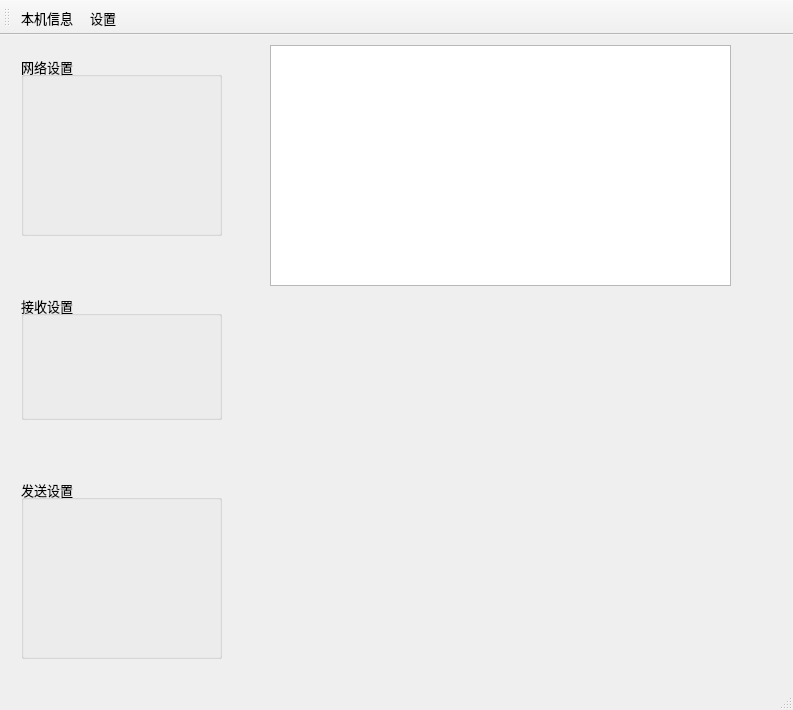
<?xml version="1.0" encoding="UTF-8"?>
<ui version="4.0">
 <class>MainWindow</class>
 <widget class="QMainWindow" name="MainWindow">
  <property name="geometry">
   <rect>
    <x>0</x>
    <y>0</y>
    <width>793</width>
    <height>710</height>
   </rect>
  </property>
  <property name="font">
   <font>
    <pointsize>10</pointsize>
   </font>
  </property>
  <property name="windowTitle">
   <string>MainWindow</string>
  </property>
  <widget class="QWidget" name="centralWidget">
   <widget class="ReceiveWidget" name="receive_area">
    <property name="geometry">
     <rect>
      <x>270</x>
      <y>10</y>
      <width>461</width>
      <height>241</height>
     </rect>
    </property>
   </widget>
   <widget class="QWidget" name="widget" native="true">
    <property name="geometry">
     <rect>
      <x>10</x>
      <y>10</y>
      <width>223</width>
      <height>625</height>
     </rect>
    </property>
    <property name="maximumSize">
     <size>
      <width>250</width>
      <height>16777215</height>
     </size>
    </property>
    <layout class="QVBoxLayout" name="verticalLayout">
     <item>
      <widget class="NetworkSettingsBox" name="network_settings">
       <property name="minimumSize">
        <size>
         <width>175</width>
         <height>180</height>
        </size>
       </property>
       <property name="title">
        <string>网络设置</string>
       </property>
      </widget>
     </item>
     <item>
      <spacer name="verticalSpacer">
       <property name="orientation">
        <enum>Qt::Orientation::Vertical</enum>
       </property>
       <property name="sizeHint" stdset="0">
        <size>
         <width>20</width>
         <height>31</height>
        </size>
       </property>
      </spacer>
     </item>
     <item>
      <widget class="ReceiveSettingsBox" name="groupBox">
       <property name="minimumSize">
        <size>
         <width>175</width>
         <height>125</height>
        </size>
       </property>
       <property name="title">
        <string>接收设置</string>
       </property>
      </widget>
     </item>
     <item>
      <spacer name="verticalSpacer_2">
       <property name="orientation">
        <enum>Qt::Orientation::Vertical</enum>
       </property>
       <property name="sizeHint" stdset="0">
        <size>
         <width>20</width>
         <height>32</height>
        </size>
       </property>
      </spacer>
     </item>
     <item>
      <widget class="SendSettingsBox" name="send_settings">
       <property name="minimumSize">
        <size>
         <width>200</width>
         <height>180</height>
        </size>
       </property>
       <property name="title">
        <string>发送设置</string>
       </property>
      </widget>
     </item>
    </layout>
   </widget>
  </widget>
  <widget class="QMenuBar" name="menuBar">
   <property name="geometry">
    <rect>
     <x>0</x>
     <y>0</y>
     <width>793</width>
     <height>22</height>
    </rect>
   </property>
  </widget>
  <widget class="QToolBar" name="mainToolBar">
   <attribute name="toolBarArea">
    <enum>TopToolBarArea</enum>
   </attribute>
   <attribute name="toolBarBreak">
    <bool>false</bool>
   </attribute>
   <addaction name="action_Info"/>
   <addaction name="action_Settings"/>
  </widget>
  <widget class="QStatusBar" name="statusBar"/>
  <action name="action_Info">
   <property name="text">
    <string>本机信息</string>
   </property>
   <property name="toolTip">
    <string>本机信息</string>
   </property>
   <property name="menuRole">
    <enum>QAction::MenuRole::NoRole</enum>
   </property>
  </action>
  <action name="action_Settings">
   <property name="text">
    <string>设置</string>
   </property>
   <property name="toolTip">
    <string>设置</string>
   </property>
   <property name="menuRole">
    <enum>QAction::MenuRole::NoRole</enum>
   </property>
  </action>
 </widget>
 <layoutdefault spacing="6" margin="11"/>
 <customwidgets>
  <customwidget>
   <class>ReceiveWidget</class>
   <extends>QPlainTextEdit</extends>
   <header>receive_widget.h</header>
  </customwidget>
  <customwidget>
   <class>NetworkSettingsBox</class>
   <extends>QGroupBox</extends>
   <header>network_settings_box.h</header>
   <container>1</container>
  </customwidget>
  <customwidget>
   <class>ReceiveSettingsBox</class>
   <extends>QGroupBox</extends>
   <header>receive_settings_box.h</header>
   <container>1</container>
  </customwidget>
  <customwidget>
   <class>SendSettingsBox</class>
   <extends>QGroupBox</extends>
   <header>send_settings_box.h</header>
   <container>1</container>
  </customwidget>
 </customwidgets>
 <resources/>
 <connections/>
</ui>
